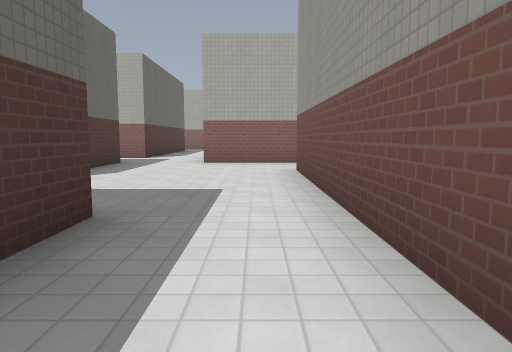
[1] (above)

24 first-person views from a walk through a Godot game level. The camera is 1.2 m above the floor, tilts 6° down and sees 70° across. The floor is counted in squares, 2 m on a side. Each view is taken from the middle of a square. On the plan, view 1 faces up. The plan holds only what a view shows up to about 10 squares ahead; the rest is blank. The place goes on beyond the plan. Characters and animated objects are not drawn. Some surface patterns are stand-ins.

[2]
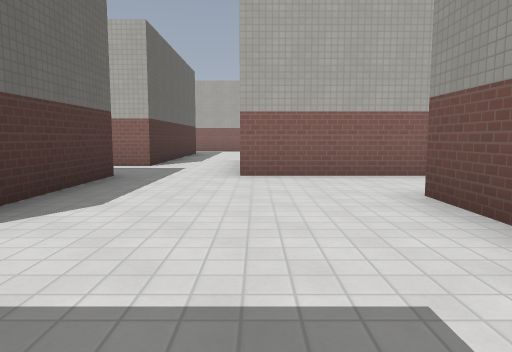

[3]
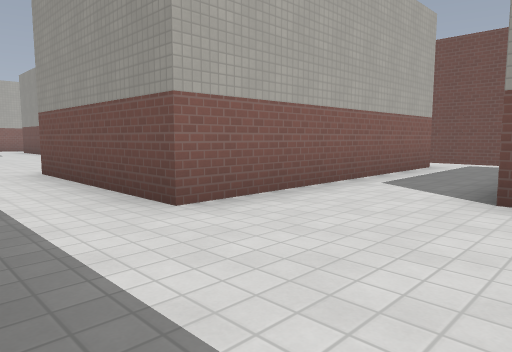

[4]
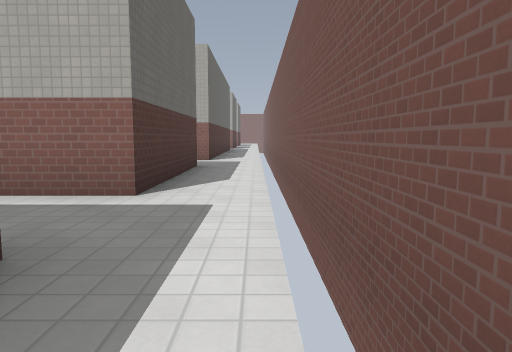

[5]
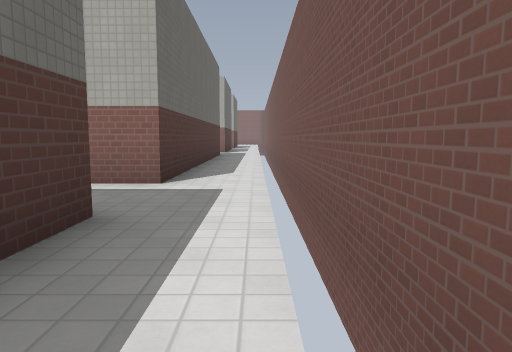

[6]
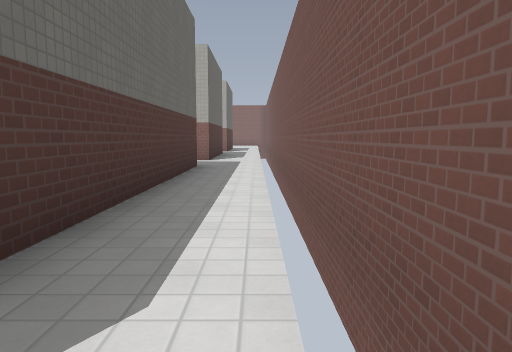

[7]
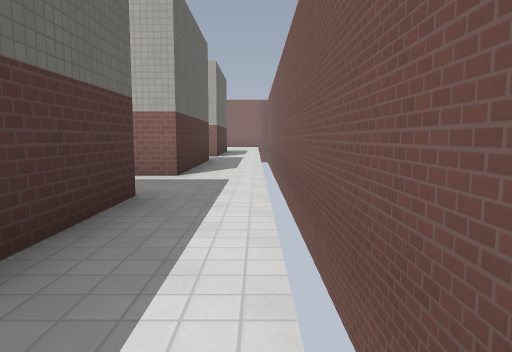

[8]
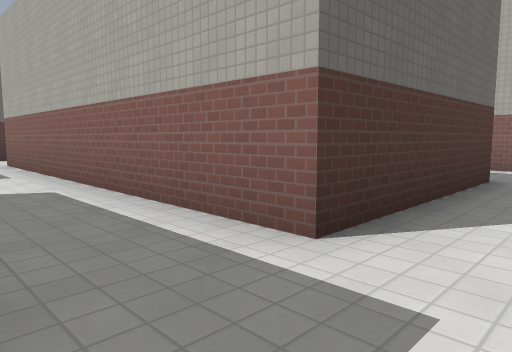

[9]
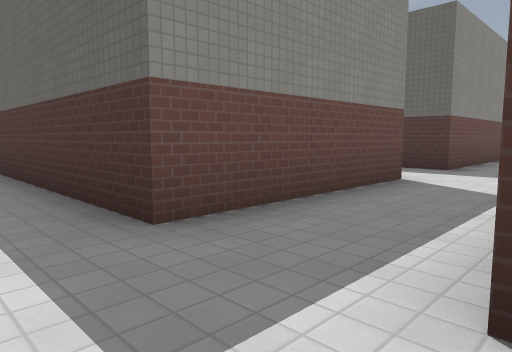

[10]
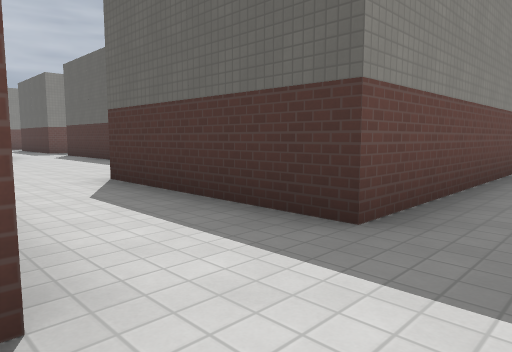

[11]
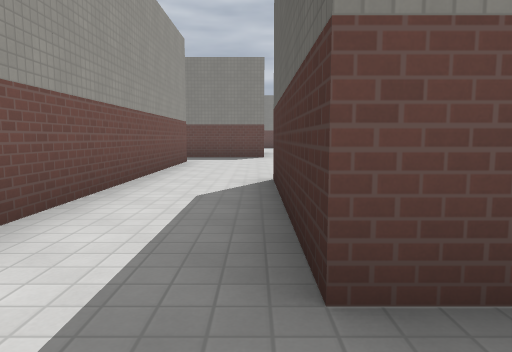

[12]
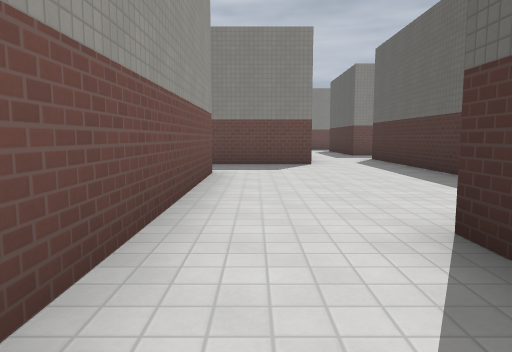

[13]
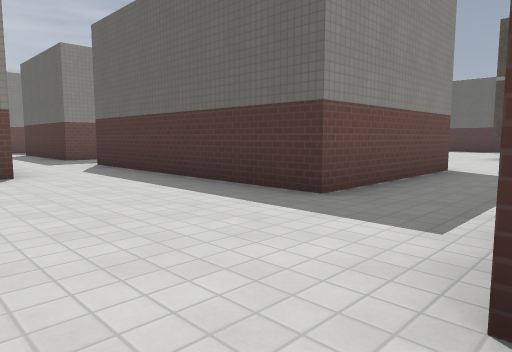

[14]
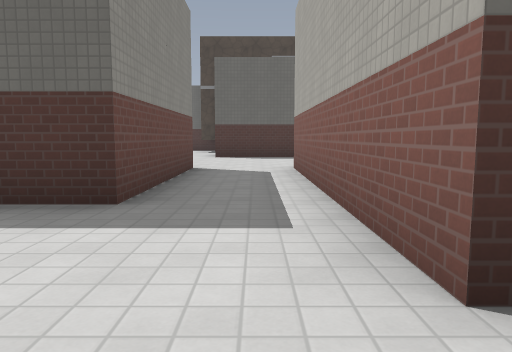

[15]
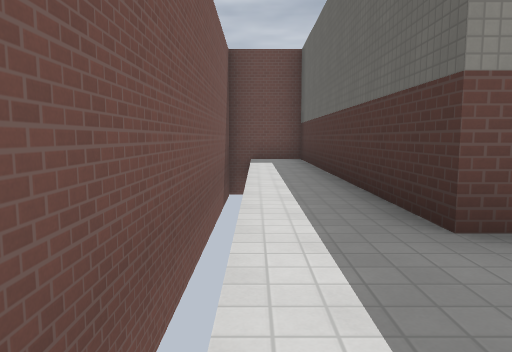

[16]
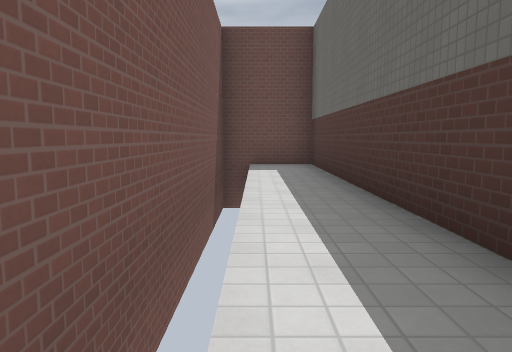

[17]
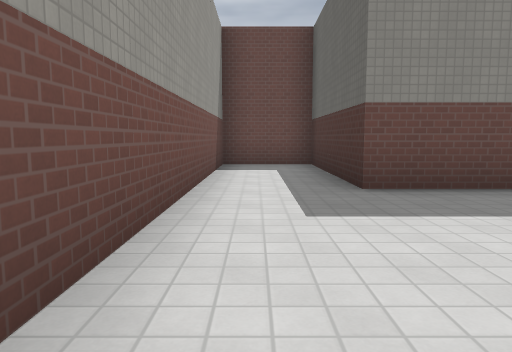

[18]
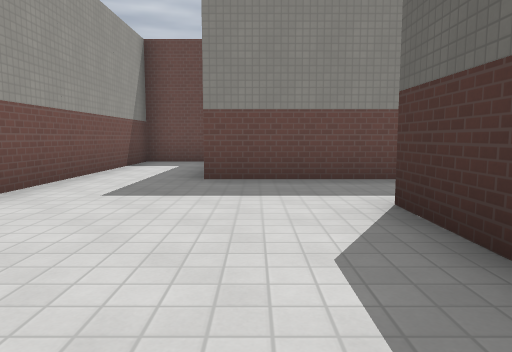

[19]
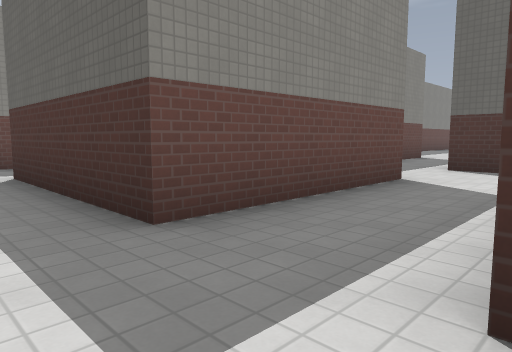

[20]
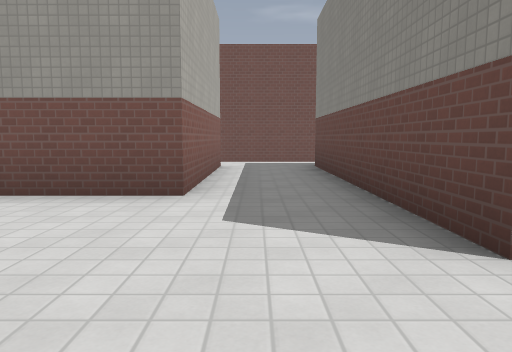

[21]
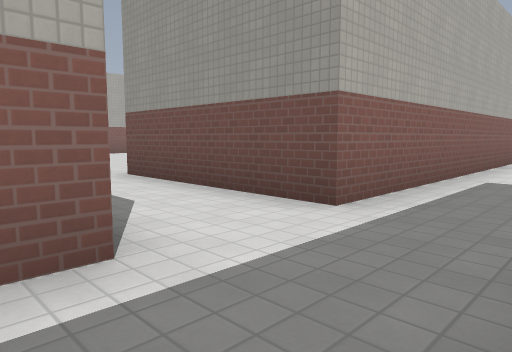

[22]
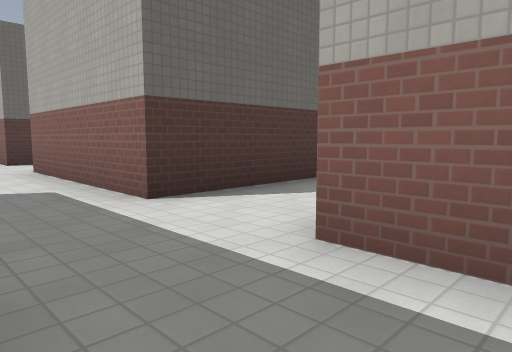

[23]
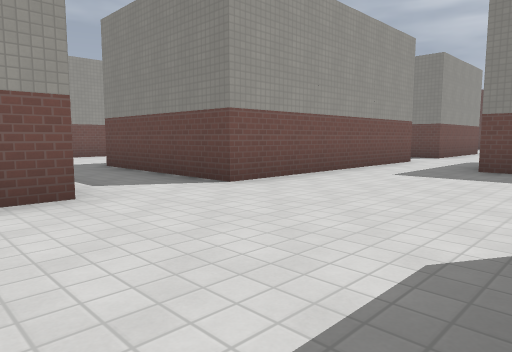

[24]
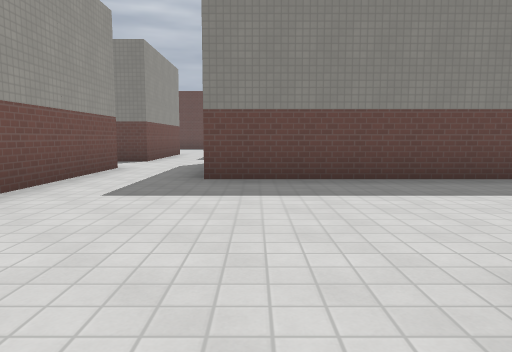

### Floor plan
Points are (right, up) in squares from view 1. A wall is a line through its corners. A room is listed if a view was taken in it or the views show most of it. See-through windows are left out.
Room 1 (views 1, 2, 3, 4, 5, 6, 7, 8, 9, 10, 15, 16, 17, 18, 19)
walls: (4.8, 12.7) (4.8, 8.7) (-1.2, 8.7) (-1.2, 12.7) (4.8, 12.7); (-3.3, 12.4) (-3.3, 10.7) (-4.1, 10.7); (4.8, 6.8) (4.8, -1.2) (6.8, -1.2) (6.8, 26.9); (0.6, 22.8) (4.8, 22.8) (4.8, 14.7) (0.7, 14.7); (-7.3, 8.8) (-3.3, 8.8) (-3.3, 4.8); (-4.1, 2.8) (-1.3, 2.8) (-1.3, -1.2) (0.7, -1.2) (0.7, 6.8); (4.8, 27.5) (4.8, 24.8) (0.5, 24.8)
ways out: opening at (-2.5, 11.5) to room 2; opening at (0.5, 13.5) to room 2; opening at (1, 23.5) to room 2; opening at (-7, 9.5); opening at (-4.5, 3.5)
Room 2 (views 11, 12, 13, 14, 20, 22)
walls: (0.7, 14.7) (0.7, 21.6); (-3.5, 22.8) (-1.3, 22.8) (-1.3, 18.8) (-7.3, 18.8); (-7.3, 16.8) (-3.3, 16.8) (-3.3, 12.4); (0.5, 24.8) (-3.2, 24.8)
ways out: opening at (-2.5, 11.5) to room 1; opening at (0.5, 13.5) to room 1; opening at (1, 23.5) to room 1; opening at (-7, 17.5) to room 3; opening at (-2.5, 23.5) to room 4
Room 3 (views 21, 23, 24)
walls: (-7.3, 18.8) (-7.3, 19.4); (-11.2, 25.2) (-11.2, 24.8) (-12, 24.8); (-5.2, 24.8) (-9.2, 24.8); (-13.8, 12.7) (-9.2, 12.7); (-7.3, 12.6) (-7.3, 16.8)
ways out: opening at (-7, 17.5) to room 2; opening at (-6.5, 23.5) to room 4; opening at (-8.5, 11.5)
Room 4 (no view inside)
walls: (-3.2, 24.8) (-3.2, 27.5); (-6.1, 22.8) (-3.5, 22.8); (-5.2, 27.5) (-5.2, 24.8)
ways out: opening at (-2.5, 23.5) to room 2; opening at (-6.5, 23.5) to room 3

Where each view was taken, in squares from view 1:
view 1: 0 up, 0 right, facing up
view 2: 3 up, 1 left, facing up
view 3: 6 up, 3 left, facing up-right
view 4: 5 up, 6 right, facing up
view 5: 10 up, 6 right, facing up
view 6: 15 up, 6 right, facing up
view 7: 19 up, 6 right, facing up
view 8: 23 up, 6 right, facing up-left
view 9: 25 up, 6 right, facing down-left
view 10: 24 up, 1 right, facing down-left
view 11: 24 up, 1 left, facing down
view 12: 21 up, 0 right, facing down
view 13: 19 up, 0 right, facing down-left
view 14: 18 up, 0 right, facing left
view 15: 9 up, 6 right, facing down
view 16: 7 up, 6 right, facing down
view 17: 7 up, 0 right, facing down
view 18: 8 up, 2 left, facing down
view 19: 11 up, 2 left, facing down-left
view 20: 14 up, 3 left, facing right
view 21: 23 up, 6 left, facing up-right
view 22: 23 up, 2 left, facing up-left
view 23: 20 up, 11 left, facing down-right
view 24: 18 up, 10 left, facing down
